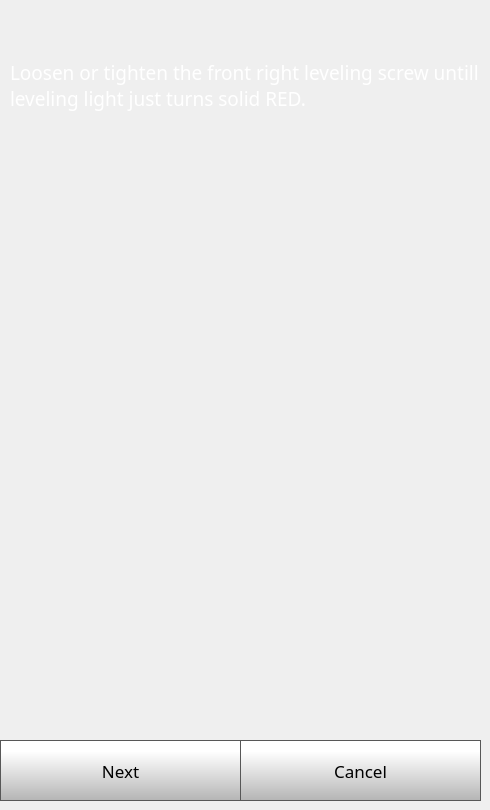
    <widget class="QWidget" name="quickStep2Page">
     <widget class="QPushButton" name="quickStep2NextButton">
      <property name="geometry">
       <rect>
        <x>0</x>
        <y>740</y>
        <width>241</width>
        <height>61</height>
       </rect>
      </property>
      <property name="font">
       <font>
        <family>Gotham</family>
        <pointsize>13</pointsize>
       </font>
      </property>
      <property name="styleSheet">
       <string notr="true">QPushButton {
     border: 1px solid rgb(87, 87, 87);
	background-color: qlineargradient(spread:pad, x1:0, y1:1, x2:0, y2:0.188, stop:0 rgba(180, 180, 180, 255), stop:1 rgba(255, 255, 255, 255));


}

QPushButton:pressed {
    background-color: qlineargradient(x1: 0, y1: 0, x2: 0, y2: 1,
                                      stop: 0 #dadbde, stop: 1 #f6f7fa);
}

QPushButton:flat {
    border: none; /* no border for a flat push button */
}

QPushButton:default {
    border-color: navy; /* make the default button prominent */
}

QPushButton:focus {
	outline: none;
}</string>
      </property>
      <property name="text">
       <string>Next</string>
      </property>
      <property name="iconSize">
       <size>
        <width>40</width>
        <height>40</height>
       </size>
      </property>
     </widget>
     <widget class="QPushButton" name="quickStep2CancelButton">
      <property name="geometry">
       <rect>
        <x>240</x>
        <y>740</y>
        <width>241</width>
        <height>61</height>
       </rect>
      </property>
      <property name="font">
       <font>
        <family>Gotham</family>
        <pointsize>13</pointsize>
       </font>
      </property>
      <property name="styleSheet">
       <string notr="true">QPushButton {
     border: 1px solid rgb(87, 87, 87);
	background-color: qlineargradient(spread:pad, x1:0, y1:1, x2:0, y2:0.188, stop:0 rgba(180, 180, 180, 255), stop:1 rgba(255, 255, 255, 255));


}

QPushButton:pressed {
    background-color: qlineargradient(x1: 0, y1: 0, x2: 0, y2: 1,
                                      stop: 0 #dadbde, stop: 1 #f6f7fa);
}

QPushButton:flat {
    border: none; /* no border for a flat push button */
}

QPushButton:default {
    border-color: navy; /* make the default button prominent */
}

QPushButton:focus {
	outline: none;
}</string>
      </property>
      <property name="text">
       <string>Cancel</string>
      </property>
      <property name="iconSize">
       <size>
        <width>40</width>
        <height>40</height>
       </size>
      </property>
     </widget>
     <widget class="QLabel" name="calibrateLabel_7">
      <property name="geometry">
       <rect>
        <x>10</x>
        <y>20</y>
        <width>471</width>
        <height>131</height>
       </rect>
      </property>
      <property name="font">
       <font>
        <family>Gotham</family>
        <pointsize>14</pointsize>
        <weight>50</weight>
        <bold>false</bold>
       </font>
      </property>
      <property name="styleSheet">
       <string notr="true">color: rgb(255, 255, 255);</string>
      </property>
      <property name="text">
       <string>Loosen or tighten the front right leveling screw untill leveling light just turns solid RED.</string>
      </property>
      <property name="wordWrap">
       <bool>true</bool>
      </property>
     </widget>
    </widget>
